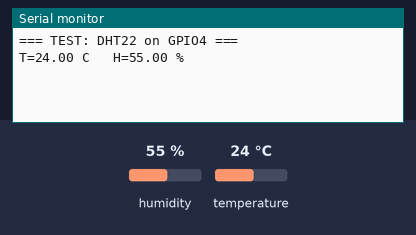
This sketch was run on a simulated Arduino Uno, built with avr-gcc and run on an emulated ATmega328P. Parts: the last lines printed to the serial monitor. The test bench sets the inputs (shaded band); at power-on: humidity 55 %, temperature 24 °C.

Above: at 1.5 s.
1.6 s: humidity set to 22 %
At 3.9 s:
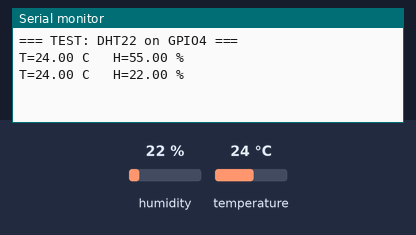
4.9 s: temperature set to 12 °C
At 6.1 s:
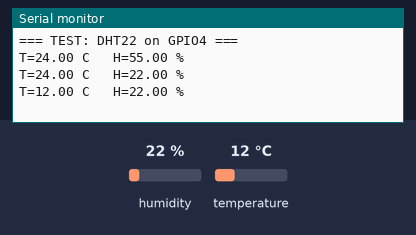
8.2 s: humidity set to 40 %
At 11.5 s:
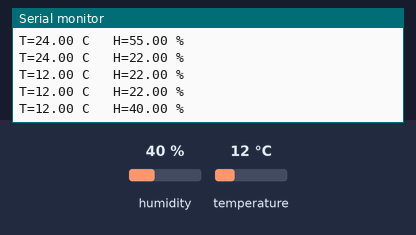
Timing chart, 0 to 13.0 s (numbered marks = the images above; inputs shaded):
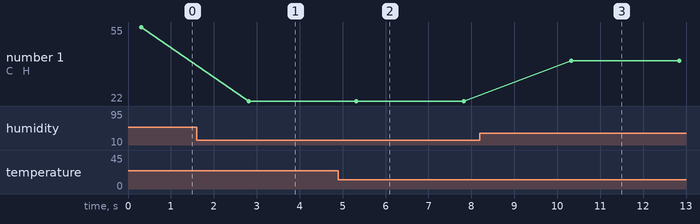

Measured:
- after the input at 1.6 s, the serial monitor: prints a new line after 1.2 s (image 1)
- after the input at 4.9 s, the serial monitor: prints a new line after 0.42 s (image 2)
- after the input at 8.2 s, the serial monitor: prints a new line after 2.1 s (image 3)
- plotted number 1: 22 → 40 after the input at 8.2 s

The sketch:

DH22_temp_humid.ino
```cpp
#include <Arduino.h>
#include <DHT.h>

#define DHT_PIN  4
#define DHT_TYPE DHT22

DHT dht(DHT_PIN, DHT_TYPE);

void setup() {
  Serial.begin(115200);
  delay(300);
  Serial.println(F("=== TEST: DHT22 on GPIO4 ==="));
  dht.begin();
}

void loop() {
  float t = dht.readTemperature();
  float h = dht.readHumidity();

  if (isnan(t) || isnan(h)) {
    Serial.println(F("[DHT] read failed (NaN) - check wiring/pull-up"));
  } else {
    Serial.print(F("T="));
    Serial.print(t, 2);
    Serial.print(F(" C   H="));
    Serial.print(h, 2);
    Serial.println(F(" %"));
  }
  delay(2500);
}
```
